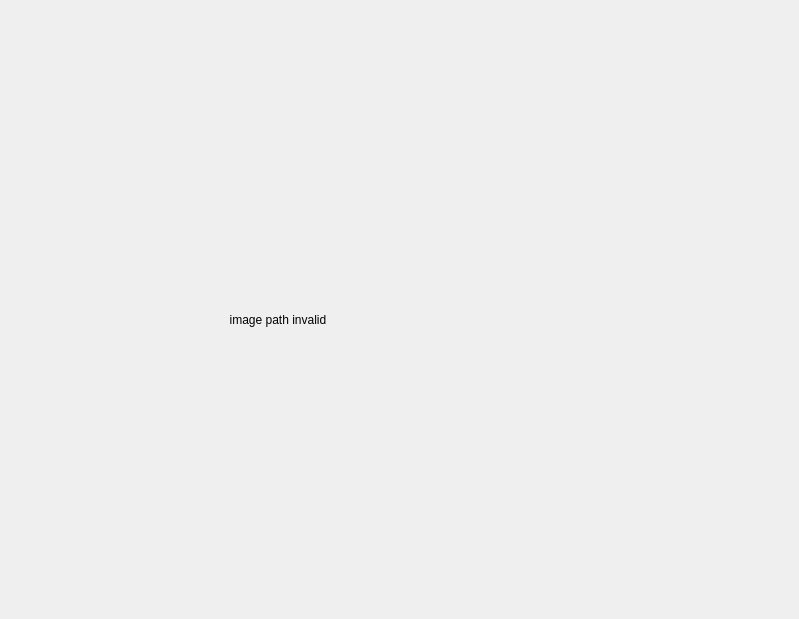
<?xml version="1.0" encoding="UTF-8"?>
<ui version="4.0">
 <class>Controls</class>
 <widget class="QDialog" name="Controls">
  <property name="geometry">
   <rect>
    <x>0</x>
    <y>0</y>
    <width>799</width>
    <height>619</height>
   </rect>
  </property>
  <property name="windowTitle">
   <string>Dialog</string>
  </property>
  <widget class="QLabel" name="image">
   <property name="geometry">
    <rect>
     <x>0</x>
     <y>0</y>
     <width>800</width>
     <height>640</height>
    </rect>
   </property>
   <property name="text">
    <string>                                                                     image path invalid</string>
   </property>
   <property name="scaledContents">
    <bool>true</bool>
   </property>
  </widget>
 </widget>
 <resources/>
 <connections/>
</ui>
